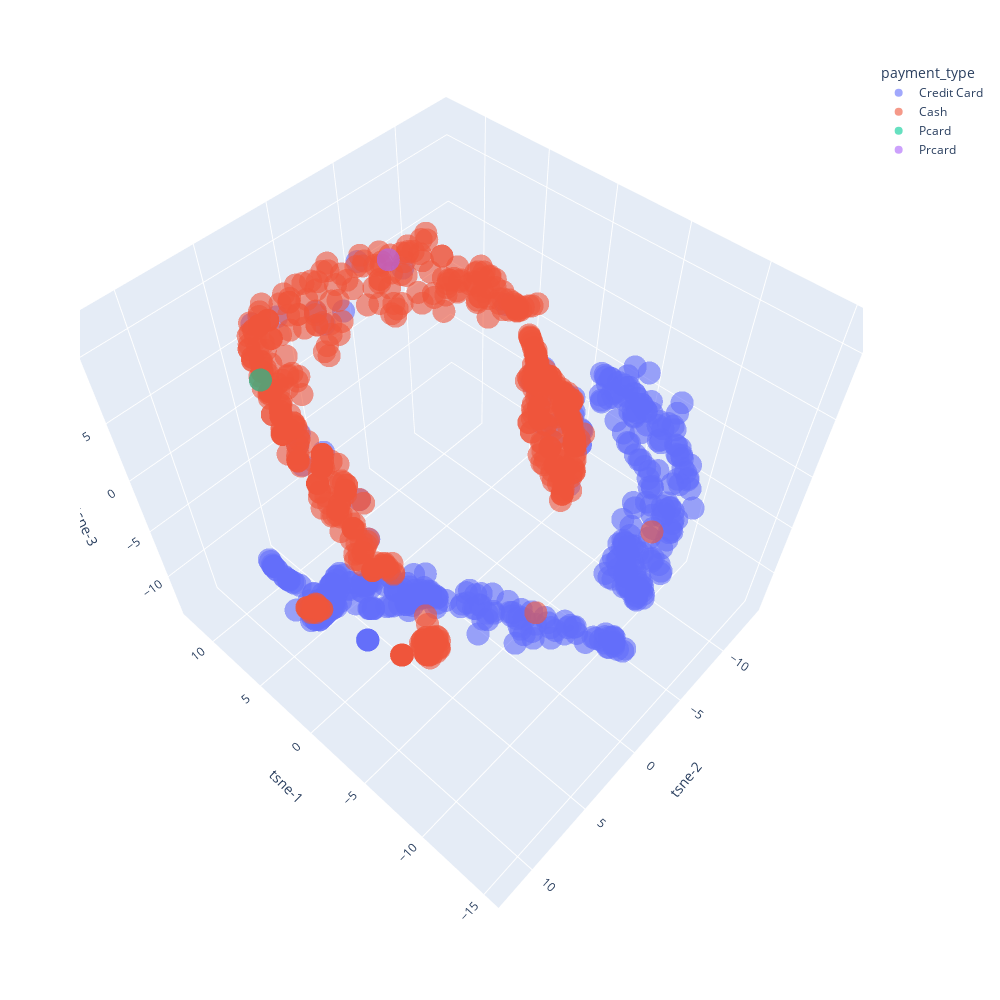

The notebook cell this image was saved under:
### Code cell
px.scatter_3d(data_frame=data_tsne, x='tsne-1', y='tsne-2', z='tsne-3',color = "payment_type" ,opacity=0.6, width=1000, height=1000)

### Figure 1 — Plotly figure (JSON) as saved in the notebook; plotly's stock layout.template omitted (floating-point values rounded to 4 significant figures; data arrays with more than 128 entries replaced by an {"elided": "..."} marker saying what was removed)
{"data": [{"hovertemplate": "payment_type=Credit Card<br>tsne-1=%{x}<br>tsne-2=%{y}<br>tsne-3=%{z}<extra></extra>", "legendgroup": "Credit Card", "marker": {"color": "#636efa", "opacity": 0.6, "symbol": "circle"}, "mode": "markers", "name": "Credit Card", "scene": "scene", "showlegend": true, "type": "scatter3d", "x": {"elided": "433 float values"}, "y": {"elided": "433 float values"}, "z": {"elided": "433 float values"}}, {"hovertemplate": "payment_type=Cash<br>tsne-1=%{x}<br>tsne-2=%{y}<br>tsne-3=%{z}<extra></extra>", "legendgroup": "Cash", "marker": {"color": "#EF553B", "opacity": 0.6, "symbol": "circle"}, "mode": "markers", "name": "Cash", "scene": "scene", "showlegend": true, "type": "scatter3d", "x": {"elided": "565 float values"}, "y": {"elided": "565 float values"}, "z": {"elided": "565 float values"}}, {"hovertemplate": "payment_type=Pcard<br>tsne-1=%{x}<br>tsne-2=%{y}<br>tsne-3=%{z}<extra></extra>", "legendgroup": "Pcard", "marker": {"color": "#00cc96", "opacity": 0.6, "symbol": "circle"}, "mode": "markers", "name": "Pcard", "scene": "scene", "showlegend": true, "type": "scatter3d", "x": [11.53], "y": [3.898], "z": [2.839]}, {"hovertemplate": "payment_type=Prcard<br>tsne-1=%{x}<br>tsne-2=%{y}<br>tsne-3=%{z}<extra></extra>", "legendgroup": "Prcard", "marker": {"color": "#ab63fa", "opacity": 0.6, "symbol": "circle"}, "mode": "markers", "name": "Prcard", "scene": "scene", "showlegend": true, "type": "scatter3d", "x": [5.754], "y": [-1.926], "z": [11.55]}], "layout": {"height": 1000, "legend": {"title": {"text": "payment_type"}, "tracegroupgap": 0}, "margin": {"t": 60}, "scene": {"aspectmode": "auto", "aspectratio": {"x": 1.05, "y": 0.9786, "z": 0.9734}, "camera": {"center": {"x": 0, "y": 0, "z": 0}, "eye": {"x": -0.9351, "y": 1.019, "z": 1.725}, "projection": {"type": "perspective"}, "up": {"x": 0, "y": 0, "z": 1}}, "domain": {"x": [0, 1], "y": [0, 1]}, "xaxis": {"title": {"text": "tsne-1"}, "type": "linear"}, "yaxis": {"title": {"text": "tsne-2"}, "type": "linear"}, "zaxis": {"title": {"text": "tsne-3"}, "type": "linear"}}, "width": 1000}}
